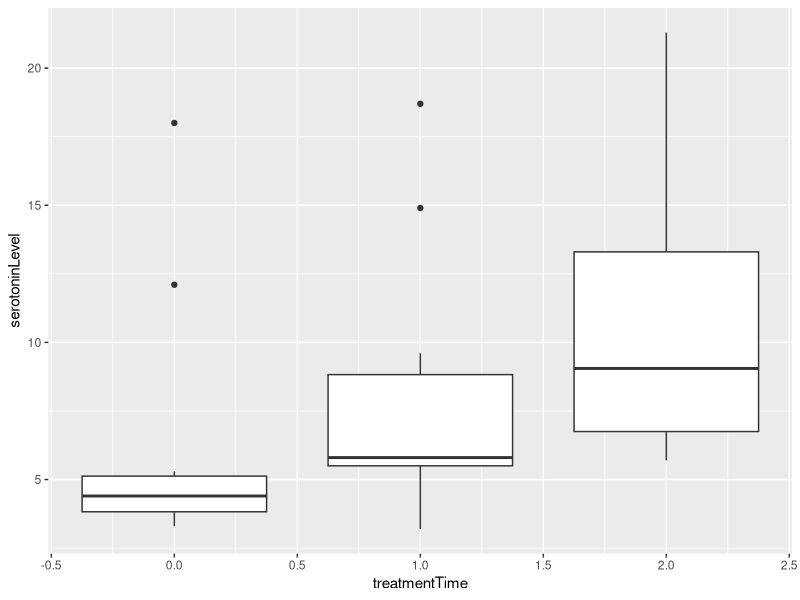

Write the R code that produced this figure.
## ---- chunk 1
#| echo: false
# Load library
library(ggplot2)
# Import the CSV file into an R Dataframe
locust_df <- read.csv("../Datasets/LocustSerotonin.csv") 

# Plot the data using ggplot package
ggplot(locust_df, aes(x = treatmentTime, 
                      y = serotoninLevel, 
                      group = treatmentTime)) +
  geom_boxplot() 
